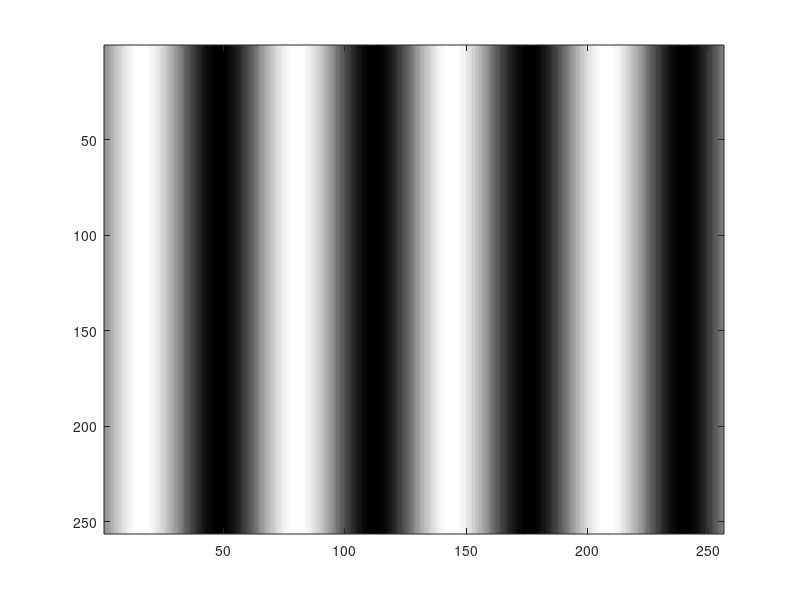
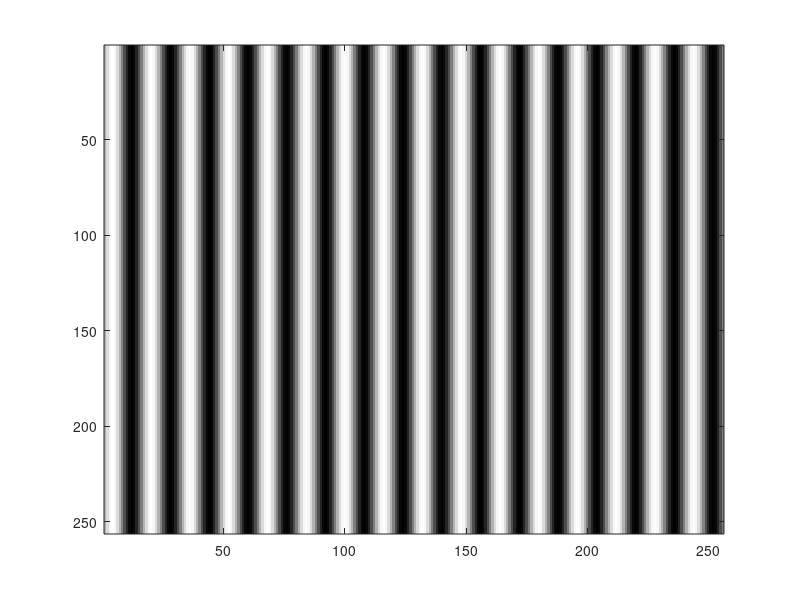
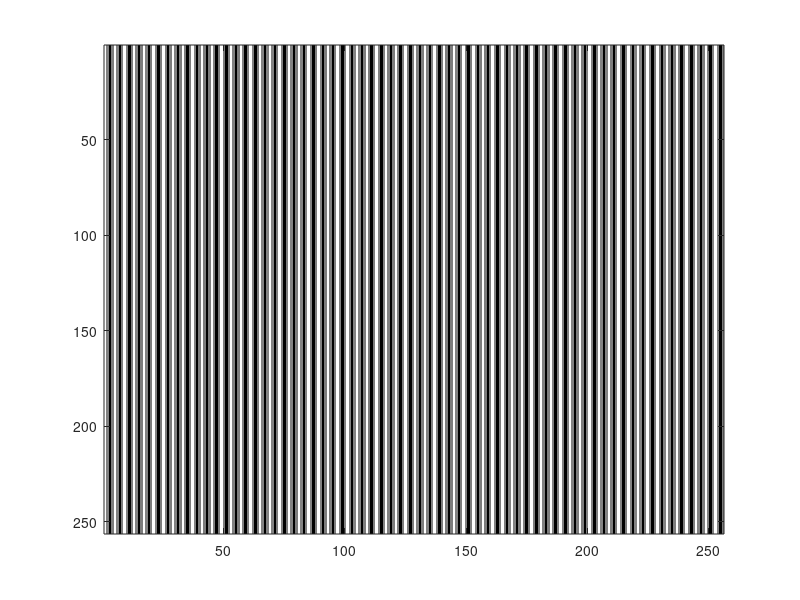
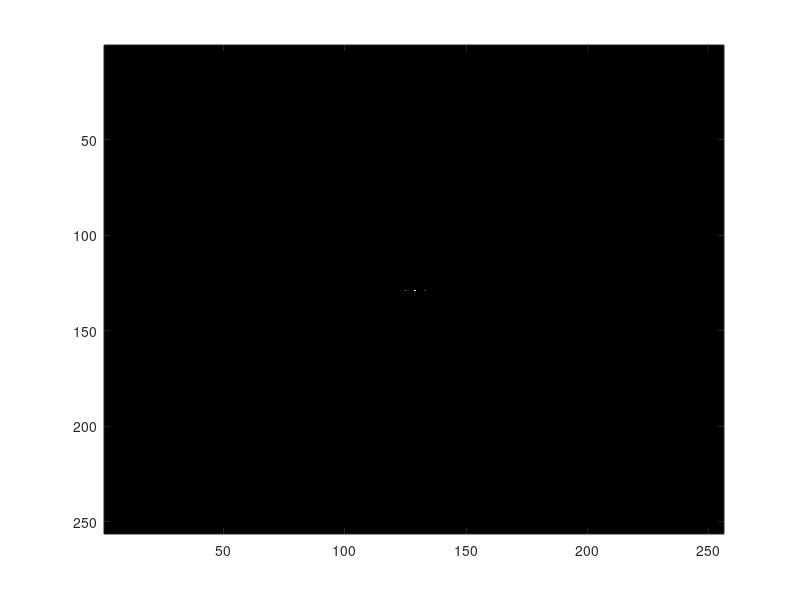

Recreate these plots in MATLAB, in order.
clear; close all;
H = 256;
W = 256;
img4 = zeros(H,W);
img16 = zeros(H,W);
img64 = zeros(H,W);
for h = 1:H
    for w = 1:W
        img4(h,w) = 1 + sin((2*pi*w) / W*4);
        img16(h,w) = 1 + sin((2*pi*w) / W*16);
        img64(h,w) = 1 + sin((2*pi*w) / W*64);
    end
end
img4_fft = abs(fftshift(fft2(img4))).^2;
img16_fft = abs(fftshift(fft2(img16))).^2;
img64_fft = abs(fftshift(fft2(img64))).^2;

figure;
colormap('gray');
imagesc(img4);
figure;
colormap('gray');
imagesc(img16);
figure;
colormap('gray');
imagesc(img64);

figure;
colormap('gray');
imagesc(img4_fft);
figure;
colormap('gray');
imagesc(img16_fft);
figure;
colormap('gray');
imagesc(img64_fft);